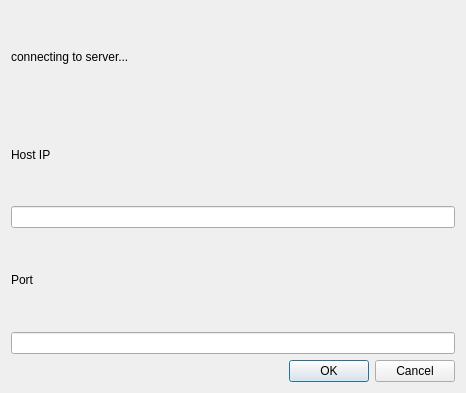
<?xml version="1.0" encoding="UTF-8"?>
<ui version="4.0">
 <class>connectTo</class>
 <widget class="QDialog" name="connectTo">
  <property name="geometry">
   <rect>
    <x>0</x>
    <y>0</y>
    <width>466</width>
    <height>393</height>
   </rect>
  </property>
  <property name="windowTitle">
   <string>Dialog</string>
  </property>
  <layout class="QVBoxLayout" name="verticalLayout_3">
   <item>
    <layout class="QVBoxLayout" name="verticalLayout_2">
     <item>
      <layout class="QVBoxLayout" name="verticalLayout">
       <item>
        <widget class="QLabel" name="connecting">
         <property name="text">
          <string>connecting to server...</string>
         </property>
        </widget>
       </item>
       <item>
        <widget class="QLabel" name="label">
         <property name="text">
          <string>Host IP</string>
         </property>
        </widget>
       </item>
       <item>
        <widget class="QLineEdit" name="hostIP"/>
       </item>
       <item>
        <widget class="QLabel" name="label_2">
         <property name="text">
          <string>Port</string>
         </property>
        </widget>
       </item>
       <item>
        <widget class="QLineEdit" name="port"/>
       </item>
      </layout>
     </item>
     <item>
      <widget class="QDialogButtonBox" name="buttonBox">
       <property name="orientation">
        <enum>Qt::Horizontal</enum>
       </property>
       <property name="standardButtons">
        <set>QDialogButtonBox::Cancel|QDialogButtonBox::Ok</set>
       </property>
      </widget>
     </item>
    </layout>
   </item>
  </layout>
 </widget>
 <resources/>
 <connections>
  <connection>
   <sender>buttonBox</sender>
   <signal>rejected()</signal>
   <receiver>connectTo</receiver>
   <slot>reject()</slot>
   <hints>
    <hint type="sourcelabel">
     <x>175</x>
     <y>363</y>
    </hint>
    <hint type="destinationlabel">
     <x>193</x>
     <y>206</y>
    </hint>
   </hints>
  </connection>
 </connections>
</ui>
